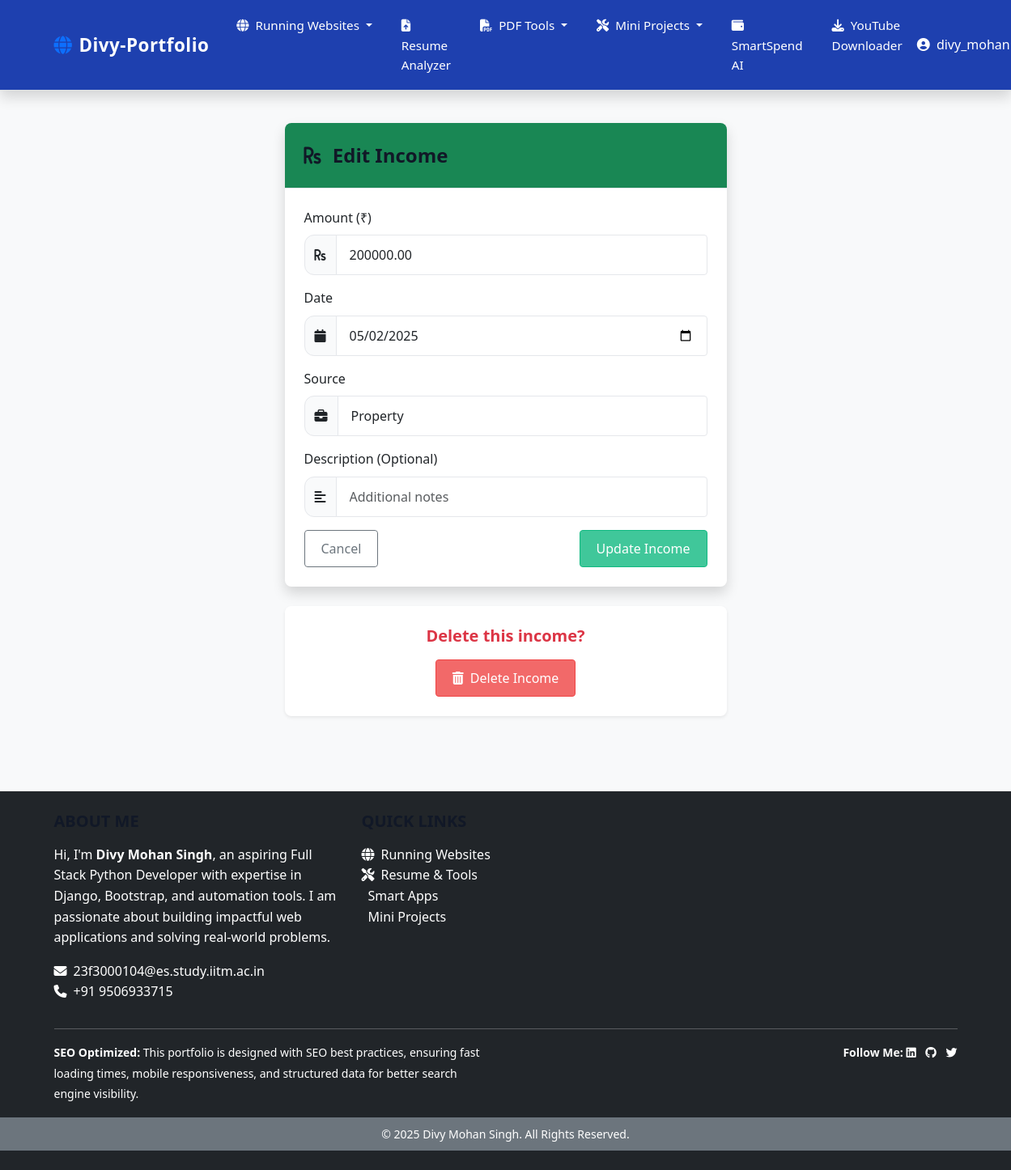
The page /smartspend/income/edit/2/ (signed in) on the database its author committed.
### smartspend/models.py (models this page shows, shortened)
class Income(models.Model):
    user = models.ForeignKey(User, on_delete=models.CASCADE)
    amount = models.DecimalField(max_digits=10, decimal_places=2)
    date = models.DateField(default=timezone.now)
    source = models.CharField(max_length=100)
    description = models.CharField(max_length=200, blank=True)
    created_at = models.DateTimeField(auto_now_add=True)

### smartspend/views.py (the view)
# urls.py: path('income/edit/<int:income_id>/', views.edit_income, name='edit_income'),
@login_required
def edit_income(request, income_id):
    income = get_object_or_404(Income, id=income_id, user=request.user)
    if request.method == 'POST':
        form = IncomeForm(request.POST, instance=income)
        if form.is_valid():
            form.save()
            messages.success(request, "Income updated successfully!")
            return redirect('smartspend:list_incomes')
    else:
        form = IncomeForm(instance=income)
    return render(request, 'smartspend/add_income.html', {
        'form': form,
        'income': income,
        'edit_mode': True
    })

### smartspend/forms.py
class IncomeForm(forms.ModelForm):
    class Meta:
        model = Income
        fields = ['amount', 'date', 'source', 'description']
        widgets = {
            'date': forms.DateInput(attrs={'type': 'date'}),
            'source': forms.TextInput(attrs={'placeholder': 'Source of income'}),
            'description': forms.TextInput(attrs={'placeholder': 'Additional notes'}),
        }

### templates/smartspend/add_income.html (shortened to what this page needs)
{% extends 'base.html' %}
{% block content %}
<div class="row justify-content-center">
    <div class="col-md-8 col-lg-6">
        <div class="card shadow">
            <div class="card-header bg-success text-white">
                <h4 class="mb-0">
                    <i class="fas fa-rupee-sign me-2"></i>
                    {% if edit_mode %}Edit{% else %}Add New{% endif %} Income
                </h4>
            </div>
            <div class="card-body">
                <form method="post">
                    <div class="mb-3">
                        <label for="id_amount" class="form-label">Amount (₹)</label>
                        <div class="input-group">
                            <span class="input-group-text"><i class="fas fa-rupee-sign"></i></span>
                            <input type="number" name="amount" step="0.01" min="0.01" id="id_amount" class="form-control" value="{{ form.amount.value|default:'' }}" required>
                        </div>
                    </div>
                    <div class="mb-3">
                        <label for="id_date" class="form-label">Date</label>
                        <div class="input-group">
                            <span class="input-group-text"><i class="fas fa-calendar"></i></span>
                            <input type="date" name="date" id="id_date" class="form-control" value="{% if form.date.value %}{{ form.date.value|date:'Y-m-d' }}{% endif %}" required>
                        </div>
                    </div>
                    <div class="mb-3">
                        <label for="id_source" class="form-label">Source</label>
                        <div class="input-group">
                            <span class="input-group-text"><i class="fas fa-briefcase"></i></span>
                            <input type="text" name="source" id="id_source" class="form-control" value="{{ form.source.value|default:'' }}" placeholder="Source of income" required>
                        </div>
                    </div>
                    <div class="mb-3">
                        <label for="id_description" class="form-label">Description (Optional)</label>
                        <div class="input-group">
                            <span class="input-group-text"><i class="fas fa-align-left"></i></span>
                            <input type="text" name="description" id="id_description" class="form-control" value="{{ form.description.value|default:'' }}" placeholder="Additional notes">
                        </div>
                    </div>
                    <div class="d-flex justify-content-between">
                        {% if edit_mode %}
                            <a href="{% url 'list_incomes' %}" class="btn btn-outline-secondary">Cancel</a>
                            <button type="submit" class="btn btn-success">Update Income</button>
                        {% else %}
                            <a href="{% if next %}{{ next }}{% else %}{% url 'dashboard' %}{% endif %}" class="btn btn-outline-secondary">Cancel</a>
                            <button type="submit" class="btn btn-success">Add Income</button>
                        {% endif %}
                    </div>
                </form>
            </div>
        </div>
        {% if edit_mode %}
        <div class="card mt-4 shadow-sm border-danger">
            <div class="card-body text-center">
                <h5 class="text-danger mb-3">Delete this income?</h5>
                <a href="{% url 'delete_income' income.id %}" class="btn btn-danger" onclick="return confirm('Are you sure you want to delete this income?')">
                    <i class="fas fa-trash-alt me-1"></i> Delete Income
                </a>
            </div>
        </div>
        {% endif %}
    </div>
</div>
{% endblock %}

### templates/base.html (shortened to what this page needs)
{% load static %}
<!DOCTYPE html>
<html lang="en" data-bs-theme="light">
<head>
    <link href="https://cdn.jsdelivr.net/npm/bootstrap@5.3.0-alpha1/dist/css/bootstrap.min.css" rel="stylesheet">
    <link rel="stylesheet" href="https://cdnjs.cloudflare.com/ajax/libs/font-awesome/6.4.0/css/all.min.css">
    <link rel="stylesheet" href="{% static 'css/base.css' %}">
    <link rel="stylesheet" href="{% static 'css/main.css' %}">
    <link rel="stylesheet" href="{% static 'css/style.css' %}">
    <link rel="stylesheet" href="https://cdnjs.cloudflare.com/ajax/libs/animate.css/4.1.1/animate.min.css">
</head>
<body class="fade-in">
<nav class="navbar navbar-expand-lg navbar-dark bg-dark sticky-top shadow">
    <div class="container">
        <a class="navbar-brand" href="{% url 'home' %}">
            <i class="fas fa-globe text-primary me-2"></i>Divy-Portfolio
        </a>
        <div class="collapse navbar-collapse" id="navbarNav">
            <ul class="navbar-nav me-auto">
                <li class="nav-item dropdown">
                    <a class="nav-link dropdown-toggle" href="#" role="button" data-bs-toggle="dropdown">
                        <i class="fas fa-globe me-1"></i> Running Websites
                    </a>
                </li>
                <li class="nav-item">
                    <a class="nav-link {% if request.path == '/resume/upload/' %}active{% endif %}" href="{% url 'resume:upload_resume' %}">
                        <i class="fas fa-file-upload me-1"></i> Resume Analyzer
                    </a>
                </li>
                <li class="nav-item dropdown">
                    <a class="nav-link dropdown-toggle" href="#" role="button" data-bs-toggle="dropdown">
                        <i class="fas fa-file-pdf me-1"></i> PDF Tools
                    </a>
                </li>
                <li class="nav-item dropdown">
                    <a class="nav-link dropdown-toggle" href="#" role="button" data-bs-toggle="dropdown">
                        <i class="fas fa-tools me-1"></i> Mini Projects
                    </a>
                </li>
                <li class="nav-item">
                    <a class="nav-link {% if request.path == '/smartspend/' %}active{% endif %}" href="{% url 'smartspend:dashboard' %}">
                        <i class="fas fa-wallet me-1"></i> SmartSpend AI
                    </a>
                </li>
                <li class="nav-item">
                    <a class="nav-link {% if request.path == '/youtube/' %}active{% endif %}" href="{% url 'youtube_media_downloader:index' %}">
                        <i class="fas fa-download me-1"></i> YouTube Downloader
                    </a>
                </li>
            </ul>
                <div class="d-flex align-items-center">
                    {% if user.is_authenticated %}
                    <div class="nav-item dropdown">
                        <a class="nav-link dropdown-toggle text-white" href="#" role="button" data-bs-toggle="dropdown">
                            <i class="fas fa-user-circle me-1"></i> <span>{{ user.username }}</span>
                        </a>
                    </div>
                    {% else %}
                    <a href="{% url 'smartspend:login' %}" class="btn btn-outline-light btn-sm">
                        <i class="fas fa-sign-in-alt me-1"></i> SmartSpend Login
                    </a>
                    {% endif %}
                </div>
            </div>
        </div>
    </nav>
    <div class="container my-4">
        {% block content %}{% endblock %}
    </div>
    <footer class="bg-dark text-white py-4 mt-5">
        <div class="container">
            <div class="row">
                <div class="col-md-4 mb-3">
                    <h5 class="text-uppercase">About Me</h5>
                    <p>
                        Hi, I'm <strong>Divy Mohan Singh</strong>, an aspiring Full Stack Python Developer with expertise in Django, Bootstrap, and automation tools. I am passionate about building impactful web applications and solving real-world problems.
                    </p>
                    <a href="mailto:23f3000104@es.study.iitm.ac.in" class="text-white text-decoration-none">
                        <i class="fas fa-envelope me-2"></i>23f3000104@es.study.iitm.ac.in
                    </a>
                    <br>
                    <a href="tel:+919506933715" class="text-white text-decoration-none">
                        <i class="fas fa-phone me-2"></i>+91 9506933715
                    </a>
                </div>
                <div class="col-md-4 mb-3">
                    <h5 class="text-uppercase">Quick Links</h5>
                    <ul class="list-unstyled">
                        <li><a href="#live-websites" class="text-white text-decoration-none"><i class="fas fa-globe me-2"></i>Running Websites</a></li>
                        <li><a href="#resume-tools" class="text-white text-decoration-none"><i class="fas fa-tools me-2"></i>Resume & Tools</a></li>
                        <li><a href="#smart-apps" class="text-white text-decoration-none">Smart Apps</a></li>
                        <li><a href="#mini-projects" class="text-white text-decoration-none">Mini Projects</a></li>
                    </ul>
                </div>
            </div>
            <hr class="bg-light">
            <div class="row">
                <div class="col-md-6">
                    <p class="mb-0">
                        <small>
                            <strong>SEO Optimized:</strong> This portfolio is designed with SEO best practices, ensuring fast loading times, mobile responsiveness, and structured data for better search engine visibility.
                        </small>
                    </p>
                </div>
                <div class="col-md-6 text-end">
                    <p class="mb-0">
                        <small>
                            <strong>Follow Me:</strong>
                            <a href="https://www.linkedin.com/in/divy-mohan-singh" target="_blank" class="text-white text-decoration-none me-2"><i class="fab fa-linkedin"></i></a>
                            <a href="https://github.com/divymohansingh" target="_blank" class="text-white text-decoration-none me-2"><i class="fab fa-github"></i></a>
                            <a href="https://twitter.com/divymohansingh" target="_blank" class="text-white text-decoration-none"><i class="fab fa-twitter"></i></a>
                        </small>
                    </p>
                </div>
            </div>
        </div>
        <div class="bg-secondary text-center py-2 mt-3">
            <small>&copy; 2025 Divy Mohan Singh. All Rights Reserved.</small>
        </div>
    </footer>
</body>
</html>

### static/css/base.css (style rules this page uses)
body { font-family: 'Segoe UI', Tahoma, Geneva, Verdana, sans-serif; background-color: #f8f9fa; color: #212529; margin: 0; padding: 0; line-height: 1.6; }
.navbar { background-color: #ffffff; border-bottom: 1px solid #dee2e6; box-shadow: 0 2px 4px rgba(0, 0, 0, 0.05); }
.navbar-brand { font-size: 1.6rem; font-weight: 700; color: #0d6efd; }
.navbar-nav .nav-link { color: #495057; padding: 0.5rem 1rem; transition: all 0.3s ease-in-out; }
.btn { border-radius: 6px; transition: all 0.3s ease; }
.form-control { background-color: #fff; color: #212529; border: 1px solid #ced4da; border-radius: 5px; transition: all 0.3s ease; }
.card { background-color: #ffffff; border: 1px solid #dee2e6; border-radius: 10px; box-shadow: 0 4px 10px rgba(0, 0, 0, 0.05); margin-bottom: 1.5rem; }
.card-header { background-color: #f1f3f5; border-bottom: 1px solid #dee2e6; font-weight: 600; }
.text-primary { color: #0d6efd !important; }
.mt-3 { margin-top: 1rem !important; }
.mt-5 { margin-top: 3rem !important; }

### static/css/style.css (style rules this page uses)
body { font-family: 'Segoe UI', Tahoma, Geneva, Verdana, sans-serif; background-color: #f8f9fa; color: #333; }
h1, h2, h3, h4, h5, h6 { font-weight: 600; }
.card { border-radius: 8px; box-shadow: 0 4px 6px rgba(0, 0, 0, 0.05); margin-bottom: 20px; overflow: hidden; }
.card-header { font-weight: 600; }
.btn { border-radius: 4px; font-weight: 500; }
.navbar { box-shadow: 0 2px 4px rgba(0, 0, 0, 0.05); }
.navbar-brand { font-weight: 700; font-size: 1.4rem; }
.form-control { border-radius: 4px; }
footer { border-top: 1px solid #e6e6e6; }

### rows shown on the page
Income: amount "200000.00", date "05/02/2025", source "Property"

### other values the page prints
{{ user.username }} "divy_mohan"
